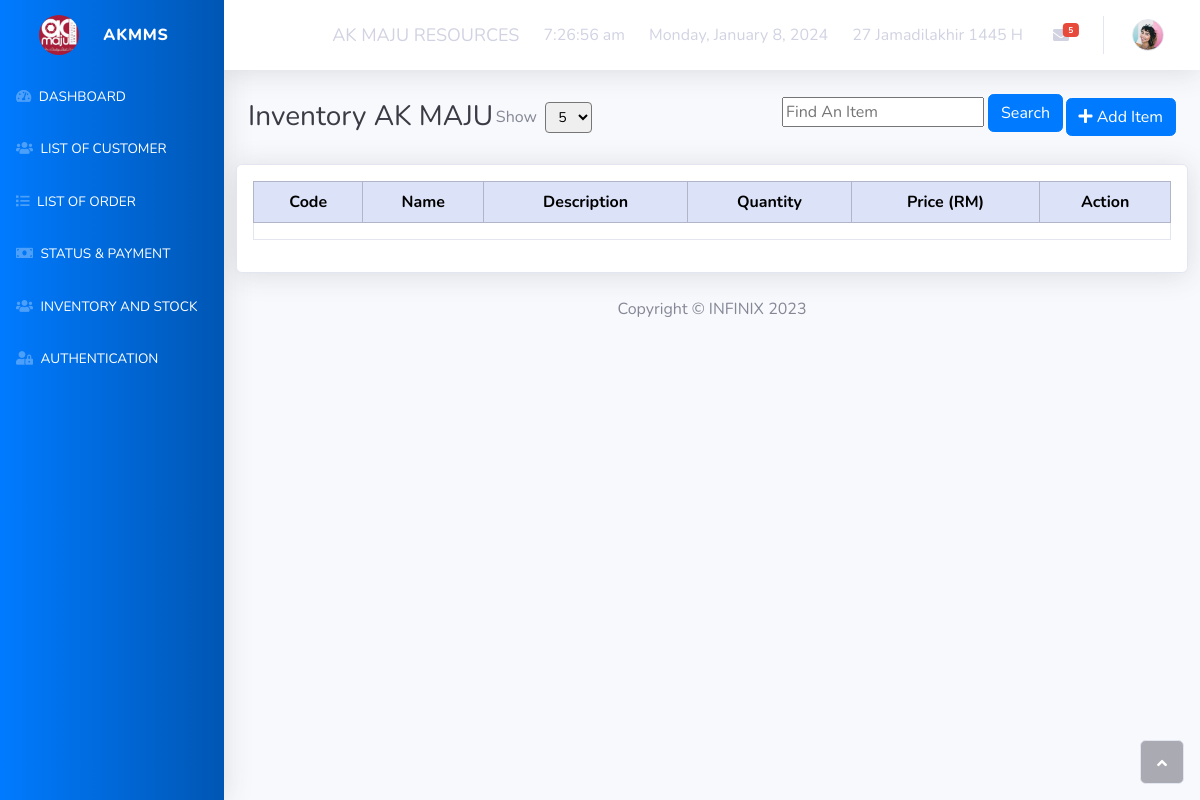
Before: /browseitem.php with the older database file.
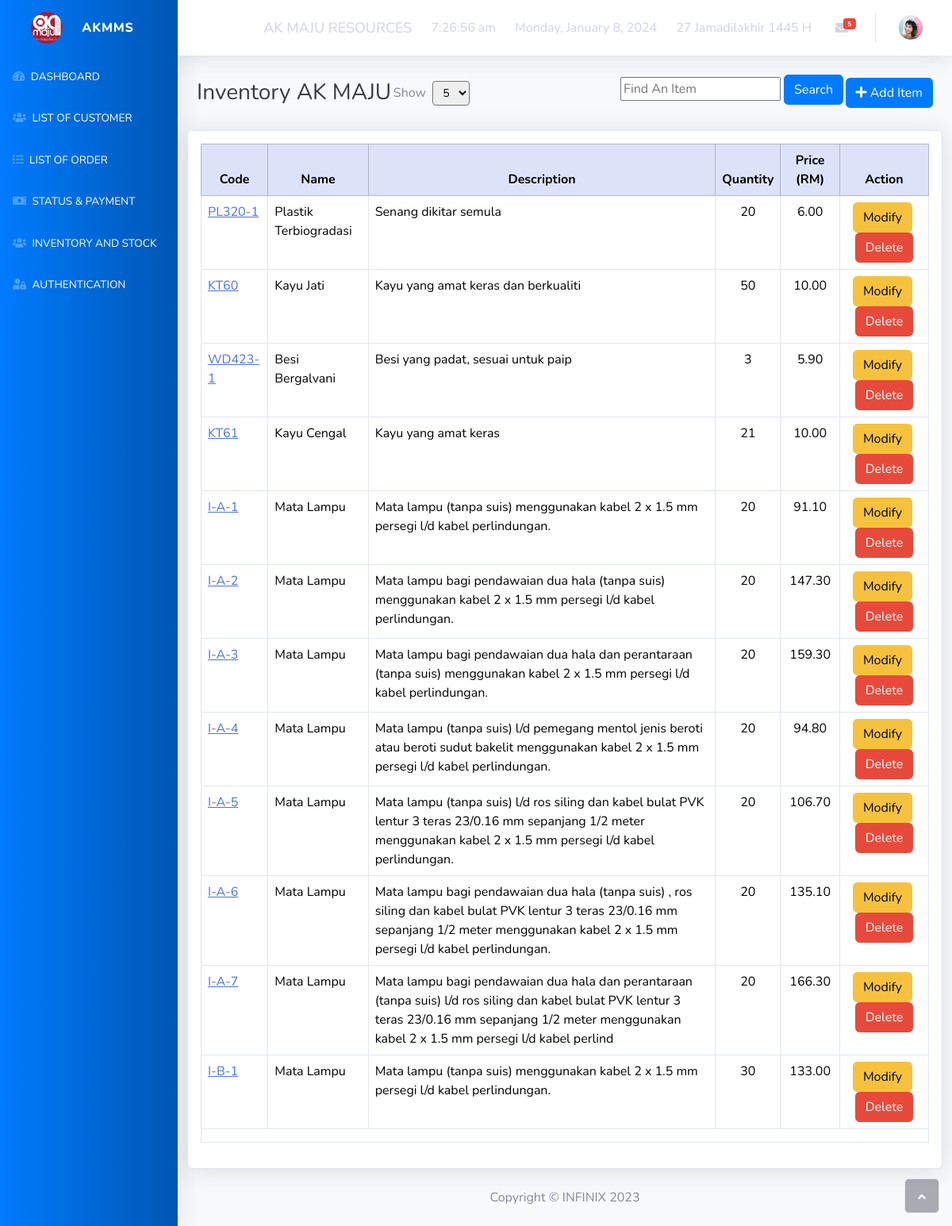
After: the same page with the newer database file.
### tables this page shows
CREATE TABLE `tb_item` (
  `i_CodeID` int(11) NOT NULL,
  `i_Code` varchar(11) NOT NULL,
  `i_Date` date NOT NULL,
  `i_Name` varchar(30) NOT NULL,
  `i_Desc` varchar(200) NOT NULL,
  `i_Category` varchar(20) NOT NULL,
  `i_Material` varchar(20) NOT NULL,
  `i_Quantity` float NOT NULL,
  `i_Price` float NOT NULL
);

### browseitem.php (the view, shortened to what this page needs)
<?php include 'headerNav.php';?>
<div class="container-fluid">
    <div class="d-sm-flex justify-content-between align-items-center mb-4">
        <h3 class="text-dark mb-0">Inventory AK MAJU</h3>
        <div class="row">
            <div class="col-md-6 text-nowrap">
                <div id="dataTable_length" class="dataTables_length" aria-controls="dataTable">
                    <form method="GET">
                        <label class="form-label, justify-content-center gap-2">Show&nbsp;
                            <select class="d-inline-block form-select-sm" name="itemsPerPage" onchange="this.form.submit()">
                                <option value="5" <?php if (isset($_GET['itemsPerPage']) && $_GET['itemsPerPage'] == '5') echo 'selected'; ?>>5</option>
                            </select>&nbsp;
                        </label>
                    </form>
                </div>
            </div>
        </div>
        <div class="col-md-6">
            <div class="text-md-end dataTables_filter" id="dataTable_filter">
                <label class="form-label">
                    <input type="search" class="form-control, justify-content-center gap-2" id="searchInput" placeholder="Find An Item">
                    <a class="btn btn-primary" onclick="searchItems()">Search</a>
                </label>
            </div>
        </div>
        <a class="btn btn-primary" type="add" href="additem.php"><i class="fas fa-plus"></i> Add Item</a>
    </div>
    <div class="row mt-4">
        <div class="card shadow p-3">
            <div class="table-responsive">
                <table class="table table-hover table-bordered">
                    <thead class="table-primary text-center">
                        <tr>
                            <th scope="col">Code</th>
                            <th scope="col">Name</th>
                            <th scope="col">Description</th>
                            <th scope="col">Quantity</th>
                            <th scope="col">Price (RM)</th>
                            <th scope="col">Action</th>
                        </tr>
                    </thead>
                    <tbody>
                        <?php
                        include('dbconnect.php');
                        $sqlSelect = "SELECT i_Name, i_Code, i_Desc, i_Quantity, i_Price FROM tb_item";
                        $result = mysqli_query($con, $sqlSelect);
                        while ($row = mysqli_fetch_assoc($result)) {
                            echo "<tr>";
                            echo "<td><a href='viewitemprocess.php?icode=" . $row['i_Code'] . "'>" . $row['i_Code'] . "</a></td>";
                            echo "<td>" . $row['i_Name'] . "</td>";
                            echo "<td>" . $row['i_Desc'] . "</td>";
                            echo "<td class='text-center'>" . $row['i_Quantity'] . "</td>";
                            echo "<td class='text-center'>" . number_format($row['i_Price'], 2) . "</td>";
                            echo "<td class='text-center'>";
                            echo '<button class="btn btn-warning" onclick="modifyItem(\'' . $row['i_Code'] . '\')">Modify</button>';
                            echo '<button class="btn btn-danger" onclick="deleteItem(\'' . $row['i_Code'] . '\')">Delete</button>';
                            echo "</td>";
                            echo "</tr>";
                        }
                        if (mysqli_num_rows($result) == 0 && isset($_GET['search'])) {
                            echo "<tr><td colspan='6'>No matching items found.</td></tr>";
                        } else {
                            echo "<tr><td colspan='6'><div class='pagination justify-content-center'>";
                            echo "</div></td></tr>";
                        }
                        ?>
                    </tbody>
                </table>
            </div>
        </div>
    </div>
</div>
<?php include 'footer.php';?>

### header.php (shortened to what this page needs)
<!DOCTYPE html>
<html data-bs-theme="light" lang="en">
<head>
    <link rel="stylesheet" href="assets/bootstrap/css/bootstrap.min.css">
    <link rel="stylesheet" href="assets/fonts/fontawesome-all.min.css">
</head>

### headerNav.php (shortened to what this page needs)
<?php include 'header.php';?>
<body id="page-top">
    <div id="wrapper">
        <nav class="navbar align-items-start sidebar sidebar-dark accordion bg-gradient-primary shadow p-0 navbar-dark">
            <div class="container-fluid d-flex flex-column p-0">
                <a class="navbar-brand d-flex align-items-center sidebar-brand m-0" href="#">
                    <img src="akmaju.jpeg" alt="Profile Picture" class="rounded-circle me-2" style="width: 40px; height: 40px;">
                    <div class="sidebar-brand-text mx-3">
                        <span>AKMMS</span>
                    </div>
                </a>
                <ul class="navbar-nav text-light" id="accordionSidebar">
                <li class="nav-item">
                    <a class="nav-link" href="index.php">
                        <i class="fas fa-tachometer-alt"></i>
                        <span>DASHBOARD</span>
                    </a>
                </li>
                <li class="nav-item">
                    <a class="nav-link" href="customerdetails.php">
                        <i class="fas fa-users"></i>
                        <span>LIST OF CUSTOMER</span>
                    </a>
                </li>
                <li class="nav-item dropdown no-arrow">
                    <a class="nav-link dropdown-toggle" data-bs-toggle="dropdown" href="#" role="button" aria-haspopup="true" aria-expanded="false">
                        <i class="fas fa-list"></i>
                        <span>LIST OF ORDER</span>
                    </a>
                </li>
                <li class="nav-item">
                    <a class="nav-link" href="payment.php">
                        <i class="fas fa-money-bill"></i>
                        <span>STATUS & PAYMENT</span>
                    </a>
                </li>
                <li class="nav-item">
                    <a class="nav-link" href="browseitem.php">
                        <i class="fas fa-users"></i>
                        <span>INVENTORY AND STOCK</span>
                    </a>
                </li>
                <li class="nav-item dropdown no-arrow">
                    <a class="nav-link dropdown-toggle" data-bs-toggle="dropdown" href="#" role="button" aria-haspopup="true" aria-expanded="false">
                        <i class="fas fa-user-lock"></i>
                        <span>AUTHENTICATION</span>
                    </a>
                </li>
            </ul>
            </div>
        </nav>
        <div class="d-flex flex-column" id="content-wrapper">
            <div id="content">
                <nav class="navbar navbar-expand bg-gradient-primary shadow mb-4 topbar static-top navbar-light">
                    <div class="container-fluid"><button class="btn btn-link d-md-none rounded-circle me-3" id="sidebarToggleTop" type="button"><i class="fas fa-bars"></i></button>
                        <ul class="navbar-nav flex-nowrap ms-auto">
                        <li class="nav-item ms-auto">
                            <span class="nav-link font-weight-bold text-black-bold" style="font-size: 18px;">AK MAJU RESOURCES</span>
                        </li>
                        <li class="nav-item">
                            <span id="clock" class="nav-link"></span>
                        </li>
                        <li class="nav-item">
                            <span id="date-gregorian" class="nav-link"></span>
                        </li>
                        <li class="nav-item">
                            <span id="date-islamic" class="nav-link"></span>
                        </li>
                            <li class="nav-item dropdown no-arrow mx-1">
    <div class="nav-item dropdown no-arrow">
        <a class="dropdown-toggle nav-link" aria-expanded="false" data-bs-toggle="dropdown" href="#">
            <span class="badge bg-danger badge-counter" id="notificationCount">5</span>
            <i class="fas fa-envelope fa-fw"></i>
        </a>
    </div>
</li>
                            <li class="nav-item dropdown no-arrow">
                                <div class="nav-item dropdown no-arrow">
                                    <a class="dropdown-toggle nav-link" aria-expanded="false" data-bs-toggle="dropdown" href="#">
                                    <img class="border rounded-circle img-profile" src="assets/img/avatars/avatar1.jpeg"></a>
                                </div>
                            </li>
                        </ul>
                    </div>
                </nav>

### footer.php (shortened to what this page needs)
            <br>
            <footer>
                <div class="container my-auto">
                    <div class="text-center my-auto copyright"><span>Copyright © INFINIX 2023</span></div>
                </div>
            </footer>
            <br>
        </div><a class="border rounded d-inline scroll-to-top" href="#page-top"><i class="fas fa-angle-up"></i></a>
    </div>
</body>
</html>

### header.php (style rules this page uses)
.bg-gradient-primary { background: linear-gradient(to right, #007bff, #0056b3); }
.bg-gradient-primary.topbar { background: linear-gradient(to right, #ffffff, #ffffff); box-shadow: 0 2px 4px rgba(0, 0, 0, 0.1); }
#accordionSidebar .nav-link { color: white; transition: color 0.3s ease-in-out; }
.img-profile { border: 2px solid white; }
.btn-primary { background: #007bff; border-color: #007bff; }

Changed rows visible on the page:
added tb_item: i_Code "PL320-1", i_Name "Plastik Terbiogradasi", i_Desc "Senang dikitar semula", i_Quantity "20", i_Price "6.00"
added tb_item: i_Code "KT60", i_Name "Kayu Jati", i_Desc "Kayu yang amat keras dan berkualiti", i_Quantity "50", i_Price "10.00"
added tb_item: i_Code "WD423-1", i_Name "Besi Bergalvani", i_Desc "Besi yang padat, sesuai untuk paip", i_Quantity "3", i_Price "5.90"
added tb_item: i_Code "KT61", i_Name "Kayu Cengal", i_Desc "Kayu yang amat keras", i_Quantity "21", i_Price "10.00"
added tb_item: i_Code "I-A-1", i_Name "Mata Lampu", i_Desc "Mata lampu (tanpa suis) menggunakan kabel 2 x 1.5 mm persegi l/d kabel perlindungan.", i_Quantity "20", i_Price "91.10"
added tb_item: i_Code "I-A-2", i_Name "Mata Lampu", i_Desc "Mata lampu bagi pendawaian dua hala (tanpa suis) menggunakan kabel 2 x 1.5 mm persegi l/d kabel perlindungan.", i_Quantity "20", i_Price "147.30"
added tb_item: i_Code "I-A-3", i_Name "Mata Lampu", i_Desc "Mata lampu bagi pendawaian dua hala dan perantaraan (tanpa suis) menggunakan kabel 2 x 1.5 mm persegi l/d kabel perlindungan.", i_Quantity "20", i_Price "159.30"
added tb_item: i_Code "I-A-4", i_Name "Mata Lampu", i_Desc "Mata lampu (tanpa suis) l/d pemegang mentol jenis beroti atau beroti sudut bakelit menggunakan kabel 2 x 1.5 mm persegi l/d kabel perlindungan.", i_Quantity "20", i_Price "94.80"
added tb_item: i_Code "I-A-5", i_Name "Mata Lampu", i_Desc "Mata lampu (tanpa suis) l/d ros siling dan kabel bulat PVK lentur 3 teras 23/0.16 mm sepanjang 1/2 meter menggunakan kabel 2 x 1.5 mm persegi l/d kabel perlindungan.", i_Quantity "20", i_Price "106.70"
added tb_item: i_Code "I-A-6", i_Name "Mata Lampu", i_Desc "Mata lampu bagi pendawaian dua hala (tanpa suis) , ros siling dan kabel bulat PVK lentur 3 teras 23/0.16 mm sepanjang 1/2 meter menggunakan kabel 2 x 1.5 mm persegi l/d kabel perlindungan.", i_Quantity "20", i_Price "135.10"
added tb_item: i_Code "I-A-7", i_Name "Mata Lampu", i_Desc "Mata lampu bagi pendawaian dua hala dan perantaraan (tanpa suis) l/d ros siling dan kabel bulat PVK lentur 3 teras 23/0.16 mm sepanjang 1/2 meter menggunakan kabel 2 x 1.5 mm persegi l/d kabel perlind", i_Quantity "20", i_Price "166.30"
added tb_item: i_Code "I-B-1", i_Name "Mata Lampu", i_Desc "Mata lampu (tanpa suis) menggunakan kabel 2 x 1.5 mm persegi l/d kabel perlindungan.", i_Quantity "30", i_Price "133.00"
